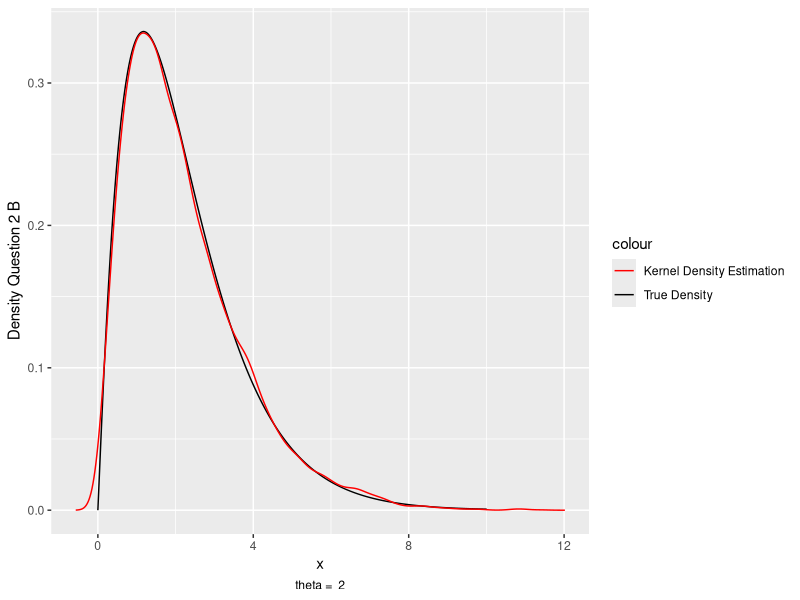
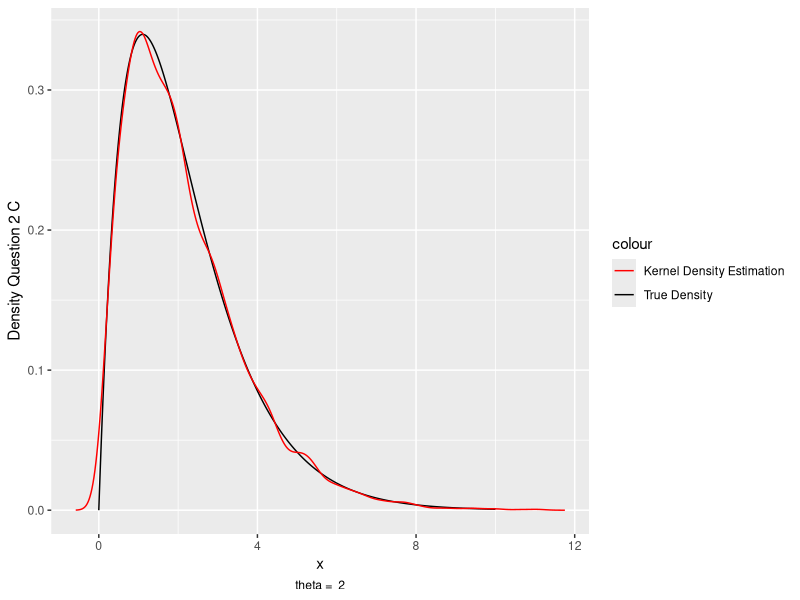
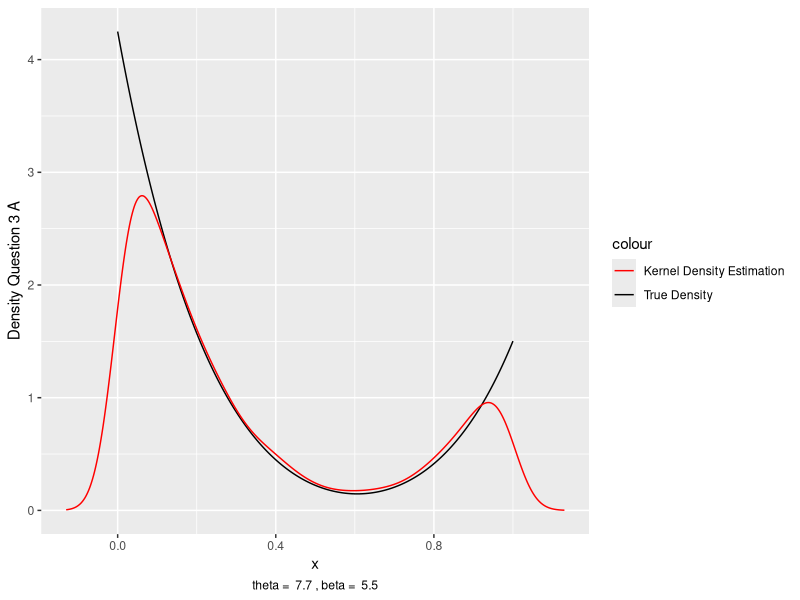
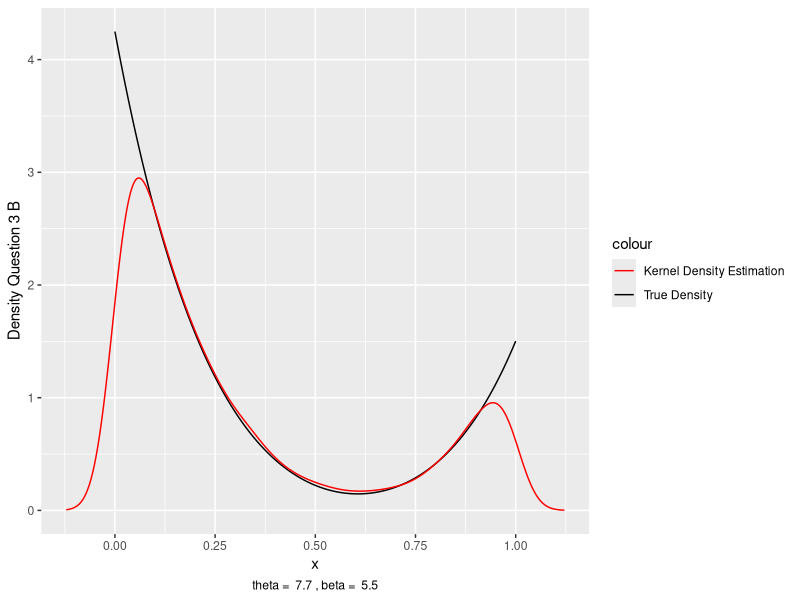

Source code (R) for these figures, in order:
## ---- chunk 1
library(ggplot2)

FunctionG <- function(x)
{
  
  return(normalC * (2 * x ** (theta - 1) + x ** (theta - 1/2)) * exp(-x))
}

InverseTransform <- function(x)
{
  cdf <- integrate(f, lower = 0, upper = x)
  return(cdf[[1]] - u)
}

x <- seq(from = 0, to = 10, by = 0.0001)
theta = 2
normalC <- 1 / (2 * gamma(theta) + gamma(theta + 1/2))
f = FunctionG

result2B <- c()
result2C <- c()

for (i in 1:10000) 
{
  u <- runif(1)
  rngG <- uniroot(InverseTransform, interval = c(0,20))[[1]]
  result2B <- c(result2B, rngG)
}

while (length(result2C) <= 10000) 
{
  u <- runif(1)
  rngG <- uniroot(InverseTransform, interval = c(0,20))[[1]]
  densityG <- (2 * rngG ** (theta - 1) + rngG ** (theta - 1/2)) * exp(-rngG)
  densityF <- ((4 + rngG) ** 0.5) * (rngG ** (theta - 1)) * exp(- rngG)
  ratio2C <- densityF / densityG
  if (ratio2C >= runif(1))
  {
    result2C <- c(result2C, rngG)
  }
}

kde2B <- density(result2B)
kde2C <- density(result2C)
density2 <- FunctionG(x)
outDF <- data.frame(density2, rownames = x)
plotQ2 <- ggplot(outDF, aes(x, density2, color = "True Density")) + geom_line() + 
  labs(x = "x", y = "Density Question 2 B", caption = paste("theta = ", as.character(theta))) + 
  theme(plot.caption = element_text(hjust = 0.5))
plotQ2B <- plotQ2 + geom_line(data = as.data.frame(kde2B$y), 
                              mapping = aes(x = kde2B$x, y = kde2B$y, color = "Kernel Density Estimation"))
rmdPlot2B <- plotQ2B + scale_colour_manual(breaks = c("Kernel Density Estimation", "True Density"), 
                              values = c("red", "black"))
functionF2 <- function(x)
{
  return(((4 + x) ** 0.5) * (x ** (theta - 1)) * exp(- x))
}
cF2 <- 1 / integrate(functionF2, lower = 0, upper = Inf)$value
trueDensity2F <- functionF2(x) * cF2
plotQ2F <- ggplot(as.data.frame(trueDensity2F), 
                  aes(x = x, y = trueDensity2F, color = "True Density")) + 
  geom_line() + 
  labs(x = "x", y = "Density Question 2 C")
plotQ2C <- plotQ2F + 
  geom_line(data = as.data.frame(kde2C$y), mapping = aes(x = kde2C$x, y = kde2C$y, color = "Kernel Density Estimation")) + 
  labs(x = "x", y = "Density Question 2 C", caption = paste("theta = ", as.character(theta))) + 
  theme(plot.caption = element_text(hjust = 0.5))
rmdPlot2C <- plotQ2C + scale_colour_manual(breaks = c("Kernel Density Estimation", "True Density"),
                               values = c("red", "black"))



thetaQ3 <- 7.7
betaQ3 <- 5.5
p1Q3A <- (gamma(thetaQ3) * gamma(1)) / gamma(thetaQ3 + 1)
p2Q3A <- ((gamma(betaQ3) * gamma(1)) / gamma(betaQ3 + 1))
functionF3A <- function(x)
{
  return((x ** (thetaQ3 - 1)) / (1 + x ** 2) + ((2 + x ** 2) ** 0.5) * ((1 - x) ** (betaQ3 - 1)))
}
cF3A <- 1 / integrate(functionF3A, lower = 0, upper = 1)$value
dummyXQ3 <- seq(from = 0, to = 1, by = 0.0001)
realDQ3 <- cF3A * functionF3A(dummyXQ3)
df3F <- data.frame(cF3A * functionF3A(dummyXQ3), row.names = dummyXQ3)


function3G <- function(x)
{
  return((0.5 / p1Q3A) * x ** (thetaQ3 - 1) + (0.5 / p2Q3A) * ((1 - x) ** (betaQ3 - 1)))
}
alphaQ3A <- 2 * max(p1Q3A, p2Q3A * (3 ** 0.5))



alphaQ3A1 <- p1Q3A
alphaQ3A2 <- p2Q3A * (3 ** 0.5)

result3AA <- c()
while (length(result3AA) <= 10000) 
{
  if (runif(1) <= alphaQ3A1 / (alphaQ3A1 + alphaQ3A2))
  {
    rngG <- rbeta(1, thetaQ3, 1)
    densityG <- dbeta(rngG, thetaQ3, 1)
    densityF <- (rngG ** (thetaQ3 - 1)) / (1 + rngG ** 2)
    ratio3AA <- densityF / (densityG * alphaQ3A1)
    if (ratio3AA >= runif(1))
    {
      result3AA <- c(result3AA, rngG)
    }
  }
  else
  {
    rngG <- rbeta(1, 1, betaQ3)
    densityG <- dbeta(rngG, 1, betaQ3)
    densityF <- ((2 + rngG ** 2) ** 0.5) * ((1 - rngG) ** (betaQ3 - 1))
    ratio3AA <- densityF / (densityG * alphaQ3A2)
    if (ratio3AA >= runif(1))
    {
      result3AA <- c(result3AA, rngG)
    }
  }
}

kdeQ3AA <- density(result3AA)
plotQ3F <- ggplot(as.data.frame(realDQ3), aes(x = dummyXQ3, y = realDQ3, color = "True Density")) + geom_line() + labs(x = "x", y = "Density Question 3")

plotQ3AA <- plotQ3F + 
  geom_line(data = as.data.frame(kdeQ3AA$y), mapping = aes(x = kdeQ3AA$x, y = kdeQ3AA$y, color = "Kernel Density Estimation")) + 
  labs(x = "x", y = "Density Question 3 A", caption = paste("theta = ", as.character(thetaQ3), ", beta = ", as.character(betaQ3))) + 
  theme(plot.caption = element_text(hjust = 0.5))
rmdPlot3A <- plotQ3AA + scale_colour_manual(breaks = c("Kernel Density Estimation", "True Density"),
                               values = c("red", "black"))



f <- function3G
result3A <- c()
while (length(result3A) <= 10000) 
{
  u <- runif(1)
  rngG <- uniroot(InverseTransform, interval = c(0, 1))[[1]]
  densityG <- f(rngG)
  densityF <- (rngG ** (thetaQ3 - 1)) / (1 + rngG ** 2) + ((2 + rngG ** 2) ** 0.5) * ((1 - rngG) ** (betaQ3 - 1))
  ratio3A <- densityF / (densityG * alphaQ3A)
  if (ratio3A >= runif(1))
  {
    result3A <- c(result3A, rngG)
  }
}
kdeQ3A <- density(result3A)
plotQ3A <- plotQ3F + 
  geom_line(data = as.data.frame(kdeQ3A$y), mapping = aes(x = kdeQ3A$x, y = kdeQ3A$y, color = "Kernel Density Estimation")) + 
  labs(x = "x", y = "Density Question 3 B", caption = paste("theta = ", as.character(thetaQ3), ", beta = ", as.character(betaQ3))) + 
  theme(plot.caption = element_text(hjust = 0.5))
rmdPlot3B <- plotQ3A + scale_colour_manual(breaks = c("Kernel Density Estimation", "True Density"), 
                              values = c("red", "black"))


## ---- chunk 2

rmdPlot2B

## ---- chunk 3

rmdPlot2C

## ---- chunk 4

rmdPlot3A

## ---- chunk 5

rmdPlot3B

